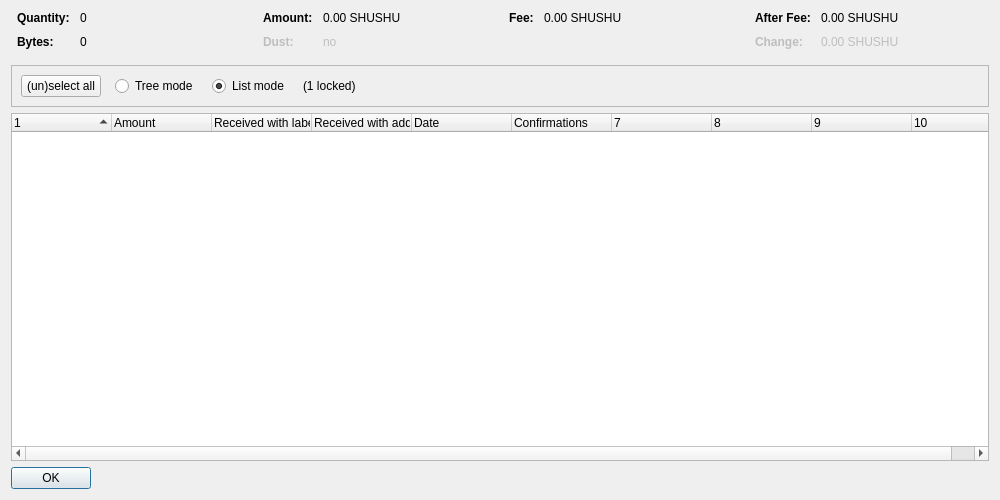
<?xml version="1.0" encoding="UTF-8"?>
<ui version="4.0">
 <class>CoinControlDialog</class>
 <widget class="QDialog" name="CoinControlDialog">
  <property name="geometry">
   <rect>
    <x>0</x>
    <y>0</y>
    <width>1000</width>
    <height>500</height>
   </rect>
  </property>
  <property name="windowTitle">
   <string>Coin Selection</string>
  </property>
  <layout class="QVBoxLayout" name="verticalLayout">
   <item>
    <layout class="QHBoxLayout" name="horizontalLayoutTop" stretch="0,0,0,0">
     <property name="topMargin">
      <number>0</number>
     </property>
     <property name="bottomMargin">
      <number>10</number>
     </property>
     <item>
      <layout class="QFormLayout" name="formLayoutCoinControl1">
       <property name="horizontalSpacing">
        <number>10</number>
       </property>
       <property name="verticalSpacing">
        <number>10</number>
       </property>
       <property name="leftMargin">
        <number>6</number>
       </property>
       <property name="rightMargin">
        <number>6</number>
       </property>
       <item row="0" column="0">
        <widget class="QLabel" name="labelCoinControlQuantityText">
         <property name="font">
          <font>
           <weight>75</weight>
           <bold>true</bold>
          </font>
         </property>
         <property name="text">
          <string>Quantity:</string>
         </property>
        </widget>
       </item>
       <item row="0" column="1">
        <widget class="QLabel" name="labelCoinControlQuantity">
         <property name="cursor">
          <cursorShape>IBeamCursor</cursorShape>
         </property>
         <property name="contextMenuPolicy">
          <enum>Qt::ActionsContextMenu</enum>
         </property>
         <property name="text">
          <string notr="true">0</string>
         </property>
         <property name="textInteractionFlags">
          <set>Qt::LinksAccessibleByMouse|Qt::TextSelectableByKeyboard|Qt::TextSelectableByMouse</set>
         </property>
        </widget>
       </item>
       <item row="1" column="0">
        <widget class="QLabel" name="labelCoinControlBytesText">
         <property name="font">
          <font>
           <weight>75</weight>
           <bold>true</bold>
          </font>
         </property>
         <property name="text">
          <string>Bytes:</string>
         </property>
        </widget>
       </item>
       <item row="1" column="1">
        <widget class="QLabel" name="labelCoinControlBytes">
         <property name="cursor">
          <cursorShape>IBeamCursor</cursorShape>
         </property>
         <property name="contextMenuPolicy">
          <enum>Qt::ActionsContextMenu</enum>
         </property>
         <property name="text">
          <string notr="true">0</string>
         </property>
         <property name="textInteractionFlags">
          <set>Qt::LinksAccessibleByMouse|Qt::TextSelectableByKeyboard|Qt::TextSelectableByMouse</set>
         </property>
        </widget>
       </item>
      </layout>
     </item>
     <item>
      <layout class="QFormLayout" name="formLayoutCoinControl2">
       <property name="horizontalSpacing">
        <number>10</number>
       </property>
       <property name="verticalSpacing">
        <number>10</number>
       </property>
       <property name="leftMargin">
        <number>6</number>
       </property>
       <property name="rightMargin">
        <number>6</number>
       </property>
       <item row="0" column="0">
        <widget class="QLabel" name="labelCoinControlAmountText">
         <property name="font">
          <font>
           <weight>75</weight>
           <bold>true</bold>
          </font>
         </property>
         <property name="text">
          <string>Amount:</string>
         </property>
        </widget>
       </item>
       <item row="0" column="1">
        <widget class="QLabel" name="labelCoinControlAmount">
         <property name="cursor">
          <cursorShape>IBeamCursor</cursorShape>
         </property>
         <property name="contextMenuPolicy">
          <enum>Qt::ActionsContextMenu</enum>
         </property>
         <property name="text">
          <string notr="true">0.00 SHUSHU</string>
         </property>
         <property name="textInteractionFlags">
          <set>Qt::LinksAccessibleByMouse|Qt::TextSelectableByKeyboard|Qt::TextSelectableByMouse</set>
         </property>
        </widget>
       </item>
       <item row="1" column="0">
        <widget class="QLabel" name="labelCoinControlLowOutputText">
         <property name="enabled">
          <bool>false</bool>
         </property>
         <property name="font">
          <font>
           <weight>75</weight>
           <bold>true</bold>
          </font>
         </property>
         <property name="text">
          <string>Dust:</string>
         </property>
        </widget>
       </item>
       <item row="1" column="1">
        <widget class="QLabel" name="labelCoinControlLowOutput">
         <property name="enabled">
          <bool>false</bool>
         </property>
         <property name="cursor">
          <cursorShape>IBeamCursor</cursorShape>
         </property>
         <property name="contextMenuPolicy">
          <enum>Qt::ActionsContextMenu</enum>
         </property>
         <property name="text">
          <string notr="true">no</string>
         </property>
         <property name="textInteractionFlags">
          <set>Qt::LinksAccessibleByMouse|Qt::TextSelectableByKeyboard|Qt::TextSelectableByMouse</set>
         </property>
        </widget>
       </item>
      </layout>
     </item>
     <item>
      <layout class="QFormLayout" name="formLayoutCoinControl3">
       <property name="horizontalSpacing">
        <number>10</number>
       </property>
       <property name="verticalSpacing">
        <number>10</number>
       </property>
       <property name="leftMargin">
        <number>6</number>
       </property>
       <property name="rightMargin">
        <number>6</number>
       </property>
       <item row="0" column="0">
        <widget class="QLabel" name="labelCoinControlFeeText">
         <property name="font">
          <font>
           <weight>75</weight>
           <bold>true</bold>
          </font>
         </property>
         <property name="text">
          <string>Fee:</string>
         </property>
        </widget>
       </item>
       <item row="0" column="1">
        <widget class="QLabel" name="labelCoinControlFee">
         <property name="cursor">
          <cursorShape>IBeamCursor</cursorShape>
         </property>
         <property name="contextMenuPolicy">
          <enum>Qt::ActionsContextMenu</enum>
         </property>
         <property name="text">
          <string notr="true">0.00 SHUSHU</string>
         </property>
         <property name="textInteractionFlags">
          <set>Qt::LinksAccessibleByMouse|Qt::TextSelectableByKeyboard|Qt::TextSelectableByMouse</set>
         </property>
        </widget>
       </item>
      </layout>
     </item>
     <item>
      <layout class="QFormLayout" name="formLayoutCoinControl4">
       <property name="horizontalSpacing">
        <number>10</number>
       </property>
       <property name="verticalSpacing">
        <number>10</number>
       </property>
       <property name="leftMargin">
        <number>6</number>
       </property>
       <property name="rightMargin">
        <number>6</number>
       </property>
       <item row="0" column="0">
        <widget class="QLabel" name="labelCoinControlAfterFeeText">
         <property name="font">
          <font>
           <weight>75</weight>
           <bold>true</bold>
          </font>
         </property>
         <property name="text">
          <string>After Fee:</string>
         </property>
        </widget>
       </item>
       <item row="0" column="1">
        <widget class="QLabel" name="labelCoinControlAfterFee">
         <property name="cursor">
          <cursorShape>IBeamCursor</cursorShape>
         </property>
         <property name="contextMenuPolicy">
          <enum>Qt::ActionsContextMenu</enum>
         </property>
         <property name="text">
          <string notr="true">0.00 SHUSHU</string>
         </property>
         <property name="textInteractionFlags">
          <set>Qt::LinksAccessibleByMouse|Qt::TextSelectableByKeyboard|Qt::TextSelectableByMouse</set>
         </property>
        </widget>
       </item>
       <item row="1" column="0">
        <widget class="QLabel" name="labelCoinControlChangeText">
         <property name="enabled">
          <bool>false</bool>
         </property>
         <property name="font">
          <font>
           <weight>75</weight>
           <bold>true</bold>
          </font>
         </property>
         <property name="text">
          <string>Change:</string>
         </property>
        </widget>
       </item>
       <item row="1" column="1">
        <widget class="QLabel" name="labelCoinControlChange">
         <property name="enabled">
          <bool>false</bool>
         </property>
         <property name="cursor">
          <cursorShape>IBeamCursor</cursorShape>
         </property>
         <property name="contextMenuPolicy">
          <enum>Qt::ActionsContextMenu</enum>
         </property>
         <property name="text">
          <string notr="true">0.00 SHUSHU</string>
         </property>
         <property name="textInteractionFlags">
          <set>Qt::LinksAccessibleByMouse|Qt::TextSelectableByKeyboard|Qt::TextSelectableByMouse</set>
         </property>
        </widget>
       </item>
      </layout>
     </item>
    </layout>
   </item>
   <item>
    <widget class="QFrame" name="frame">
     <property name="minimumSize">
      <size>
       <width>0</width>
       <height>40</height>
      </size>
     </property>
     <property name="frameShape">
      <enum>QFrame::StyledPanel</enum>
     </property>
     <property name="frameShadow">
      <enum>QFrame::Sunken</enum>
     </property>
     <layout class="QHBoxLayout" name="horizontalLayout">
      <item>
       <layout class="QHBoxLayout" name="horizontalLayoutPanel" stretch="0,0,0,0,0">
        <property name="spacing">
         <number>14</number>
        </property>
        <item>
         <widget class="QPushButton" name="pushButtonSelectAll">
          <property name="sizePolicy">
           <sizepolicy hsizetype="Maximum" vsizetype="Fixed">
            <horstretch>0</horstretch>
            <verstretch>0</verstretch>
           </sizepolicy>
          </property>
          <property name="text">
           <string>(un)select all</string>
          </property>
          <property name="autoDefault">
           <bool>false</bool>
          </property>
         </widget>
        </item>
        <item>
         <widget class="QRadioButton" name="radioTreeMode">
          <property name="sizePolicy">
           <sizepolicy hsizetype="Maximum" vsizetype="Fixed">
            <horstretch>0</horstretch>
            <verstretch>0</verstretch>
           </sizepolicy>
          </property>
          <property name="text">
           <string>Tree mode</string>
          </property>
         </widget>
        </item>
        <item>
         <widget class="QRadioButton" name="radioListMode">
          <property name="sizePolicy">
           <sizepolicy hsizetype="Maximum" vsizetype="Fixed">
            <horstretch>0</horstretch>
            <verstretch>0</verstretch>
           </sizepolicy>
          </property>
          <property name="text">
           <string>List mode</string>
          </property>
          <property name="checked">
           <bool>true</bool>
          </property>
         </widget>
        </item>
        <item>
         <widget class="QLabel" name="labelLocked">
          <property name="text">
           <string notr="true">(1 locked)</string>
          </property>
         </widget>
        </item>
        <item>
         <spacer name="horizontalSpacer">
          <property name="orientation">
           <enum>Qt::Horizontal</enum>
          </property>
          <property name="sizeHint" stdset="0">
           <size>
            <width>40</width>
            <height>20</height>
           </size>
          </property>
         </spacer>
        </item>
       </layout>
      </item>
     </layout>
    </widget>
   </item>
   <item>
    <widget class="CoinControlTreeWidget" name="treeWidget">
     <property name="contextMenuPolicy">
      <enum>Qt::CustomContextMenu</enum>
     </property>
     <property name="sortingEnabled">
      <bool>false</bool>
     </property>
     <property name="columnCount">
      <number>10</number>
     </property>
     <attribute name="headerShowSortIndicator" stdset="0">
      <bool>true</bool>
     </attribute>
     <attribute name="headerStretchLastSection">
      <bool>false</bool>
     </attribute>
     <column>
      <property name="text">
       <string/>
      </property>
     </column>
     <column>
      <property name="text">
       <string>Amount</string>
      </property>
     </column>
     <column>
      <property name="text">
       <string>Received with label</string>
      </property>
     </column>
     <column>
      <property name="text">
       <string>Received with address</string>
      </property>
     </column>
     <column>
      <property name="text">
       <string>Date</string>
      </property>
     </column>
     <column>
      <property name="text">
       <string>Confirmations</string>
      </property>
      <property name="toolTip">
       <string>Confirmed</string>
      </property>
     </column>
     <column>
      <property name="text">
       <string/>
      </property>
     </column>
     <column>
      <property name="text">
       <string/>
      </property>
     </column>
     <column>
      <property name="text">
       <string/>
      </property>
     </column>
     <column>
      <property name="text">
       <string/>
      </property>
     </column>
    </widget>
   </item>
   <item>
    <widget class="QDialogButtonBox" name="buttonBox">
     <property name="sizePolicy">
      <sizepolicy hsizetype="Maximum" vsizetype="Fixed">
       <horstretch>0</horstretch>
       <verstretch>0</verstretch>
      </sizepolicy>
     </property>
     <property name="orientation">
      <enum>Qt::Horizontal</enum>
     </property>
     <property name="standardButtons">
      <set>QDialogButtonBox::Ok</set>
     </property>
    </widget>
   </item>
  </layout>
 </widget>
 <customwidgets>
  <customwidget>
   <class>CoinControlTreeWidget</class>
   <extends>QTreeWidget</extends>
   <header>coincontroltreewidget.h</header>
  </customwidget>
 </customwidgets>
 <resources/>
 <connections/>
</ui>
